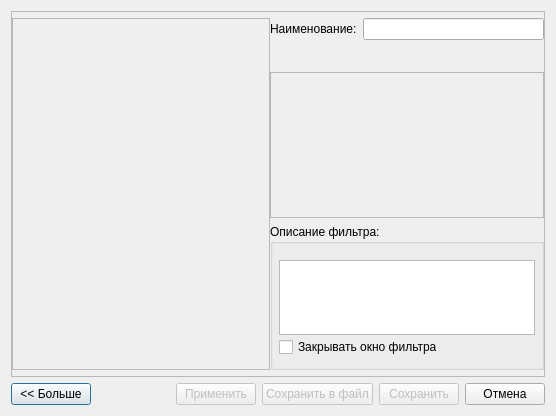
<?xml version="1.0" encoding="UTF-8"?>
<ui version="4.0">
 <class>FilterEditDialog</class>
 <widget class="QDialog" name="FilterEditDialog">
  <property name="geometry">
   <rect>
    <x>0</x>
    <y>0</y>
    <width>556</width>
    <height>416</height>
   </rect>
  </property>
  <property name="windowTitle">
   <string>Фильтр</string>
  </property>
  <layout class="QVBoxLayout" name="mainVerticalLayout">
   <item>
    <widget class="QScrollArea" name="scrollArea">
     <property name="widgetResizable">
      <bool>true</bool>
     </property>
     <widget class="QWidget" name="scrollAreaWidgetContents_2">
      <property name="geometry">
       <rect>
        <x>0</x>
        <y>0</y>
        <width>536</width>
        <height>365</height>
       </rect>
      </property>
      <layout class="QGridLayout" name="gridLayout">
       <property name="leftMargin">
        <number>0</number>
       </property>
       <property name="topMargin">
        <number>6</number>
       </property>
       <property name="rightMargin">
        <number>0</number>
       </property>
       <property name="bottomMargin">
        <number>6</number>
       </property>
       <property name="spacing">
        <number>0</number>
       </property>
       <item row="0" column="0">
        <layout class="QHBoxLayout" name="horizontalLayout_4">
         <item>
          <layout class="QVBoxLayout" name="verticalLayout_5">
           <item>
            <widget class="QScrollArea" name="imageScrollArea">
             <property name="horizontalScrollBarPolicy">
              <enum>Qt::ScrollBarAlwaysOff</enum>
             </property>
             <property name="widgetResizable">
              <bool>true</bool>
             </property>
             <widget class="QWidget" name="scrollAreaWidgetContents">
              <property name="geometry">
               <rect>
                <x>0</x>
                <y>0</y>
                <width>254</width>
                <height>347</height>
               </rect>
              </property>
              <layout class="QVBoxLayout" name="verticalLayout_3">
               <property name="margin">
                <number>0</number>
               </property>
               <item>
                <widget class="QWidget" name="imageListWidget" native="true">
                 <property name="sizePolicy">
                  <sizepolicy hsizetype="Preferred" vsizetype="Expanding">
                   <horstretch>0</horstretch>
                   <verstretch>0</verstretch>
                  </sizepolicy>
                 </property>
                 <layout class="QVBoxLayout" name="imageListWidgetLayout"/>
                </widget>
               </item>
              </layout>
             </widget>
            </widget>
           </item>
          </layout>
         </item>
         <item>
          <widget class="QWidget" name="paramWidget" native="true">
           <property name="sizePolicy">
            <sizepolicy hsizetype="Minimum" vsizetype="Expanding">
             <horstretch>0</horstretch>
             <verstretch>0</verstretch>
            </sizepolicy>
           </property>
           <layout class="QVBoxLayout" name="paramWidgetLayout">
            <property name="margin">
             <number>0</number>
            </property>
            <item>
             <layout class="QHBoxLayout" name="horizontalLayout_2">
              <item>
               <widget class="QLabel" name="nameL">
                <property name="text">
                 <string>Наименование:</string>
                </property>
               </widget>
              </item>
              <item>
               <widget class="QLineEdit" name="nameLE"/>
              </item>
             </layout>
            </item>
            <item>
             <layout class="QHBoxLayout" name="horizontalLayout_3">
              <item>
               <widget class="ICEGUI_NS::MaskViewWidget" name="backgroundMaskViewWidget" native="true">
                <property name="enabled">
                 <bool>true</bool>
                </property>
                <property name="sizePolicy">
                 <sizepolicy hsizetype="Expanding" vsizetype="Fixed">
                  <horstretch>0</horstretch>
                  <verstretch>20</verstretch>
                 </sizepolicy>
                </property>
               </widget>
              </item>
              <item>
               <spacer name="horizontalSpacer_2">
                <property name="orientation">
                 <enum>Qt::Horizontal</enum>
                </property>
                <property name="sizeHint" stdset="0">
                 <size>
                  <width>40</width>
                  <height>20</height>
                 </size>
                </property>
               </spacer>
              </item>
             </layout>
            </item>
            <item>
             <widget class="QFrame" name="mainFrame">
              <property name="sizePolicy">
               <sizepolicy hsizetype="Preferred" vsizetype="Expanding">
                <horstretch>0</horstretch>
                <verstretch>0</verstretch>
               </sizepolicy>
              </property>
              <property name="frameShape">
               <enum>QFrame::StyledPanel</enum>
              </property>
              <property name="frameShadow">
               <enum>QFrame::Raised</enum>
              </property>
              <layout class="QVBoxLayout" name="mainFrameLayout">
               <property name="spacing">
                <number>0</number>
               </property>
               <property name="margin">
                <number>0</number>
               </property>
              </layout>
             </widget>
            </item>
            <item>
             <widget class="QGroupBox" name="descriptionGroupBox">
              <property name="sizePolicy">
               <sizepolicy hsizetype="Preferred" vsizetype="Expanding">
                <horstretch>0</horstretch>
                <verstretch>0</verstretch>
               </sizepolicy>
              </property>
              <property name="title">
               <string>Описание фильтра:</string>
              </property>
              <layout class="QVBoxLayout" name="verticalLayout">
               <property name="margin">
                <number>6</number>
               </property>
               <item>
                <widget class="QTextEdit" name="descriptionTE">
                 <property name="sizePolicy">
                  <sizepolicy hsizetype="Expanding" vsizetype="Minimum">
                   <horstretch>0</horstretch>
                   <verstretch>75</verstretch>
                  </sizepolicy>
                 </property>
                 <property name="minimumSize">
                  <size>
                   <width>0</width>
                   <height>75</height>
                  </size>
                 </property>
                 <property name="maximumSize">
                  <size>
                   <width>16777215</width>
                   <height>60</height>
                  </size>
                 </property>
                 <property name="readOnly">
                  <bool>false</bool>
                 </property>
                </widget>
               </item>
               <item>
                <widget class="QCheckBox" name="closeChBox">
                 <property name="text">
                  <string>Закрывать окно фильтра</string>
                 </property>
                </widget>
               </item>
              </layout>
             </widget>
            </item>
           </layout>
          </widget>
         </item>
        </layout>
       </item>
      </layout>
     </widget>
    </widget>
   </item>
   <item>
    <layout class="QHBoxLayout" name="horizontalLayout">
     <item>
      <widget class="QPushButton" name="showImagePB">
       <property name="text">
        <string>&lt;&lt; Больше</string>
       </property>
       <property name="checkable">
        <bool>true</bool>
       </property>
      </widget>
     </item>
     <item>
      <spacer name="horizontalSpacer">
       <property name="orientation">
        <enum>Qt::Horizontal</enum>
       </property>
       <property name="sizeHint" stdset="0">
        <size>
         <width>40</width>
         <height>20</height>
        </size>
       </property>
      </spacer>
     </item>
     <item>
      <widget class="QPushButton" name="useFilterPB">
       <property name="enabled">
        <bool>false</bool>
       </property>
       <property name="text">
        <string>Применить</string>
       </property>
      </widget>
     </item>
     <item>
      <widget class="QPushButton" name="saveFilterToFilePB">
       <property name="enabled">
        <bool>false</bool>
       </property>
       <property name="text">
        <string>Сохранить в файл</string>
       </property>
      </widget>
     </item>
     <item>
      <widget class="QPushButton" name="saveFilterPB">
       <property name="enabled">
        <bool>false</bool>
       </property>
       <property name="text">
        <string>Сохранить</string>
       </property>
      </widget>
     </item>
     <item>
      <widget class="QPushButton" name="cancelPB">
       <property name="text">
        <string>Отмена</string>
       </property>
      </widget>
     </item>
    </layout>
   </item>
  </layout>
 </widget>
 <customwidgets>
  <customwidget>
   <class>ICEGUI_NS::MaskViewWidget</class>
   <extends>QWidget</extends>
   <header>maskviewwidget.h</header>
   <container>1</container>
  </customwidget>
 </customwidgets>
 <resources/>
 <connections>
  <connection>
   <sender>cancelPB</sender>
   <signal>clicked()</signal>
   <receiver>FilterEditDialog</receiver>
   <slot>close()</slot>
   <hints>
    <hint type="sourcelabel">
     <x>671</x>
     <y>398</y>
    </hint>
    <hint type="destinationlabel">
     <x>359</x>
     <y>209</y>
    </hint>
   </hints>
  </connection>
  <connection>
   <sender>nameLE</sender>
   <signal>textChanged(QString)</signal>
   <receiver>FilterEditDialog</receiver>
   <slot>nameLE_textChanged(QString)</slot>
   <hints>
    <hint type="sourcelabel">
     <x>471</x>
     <y>20</y>
    </hint>
    <hint type="destinationlabel">
     <x>288</x>
     <y>276</y>
    </hint>
   </hints>
  </connection>
  <connection>
   <sender>showImagePB</sender>
   <signal>clicked(bool)</signal>
   <receiver>FilterEditDialog</receiver>
   <slot>showImagePB_clicked(bool)</slot>
   <hints>
    <hint type="sourcelabel">
     <x>47</x>
     <y>532</y>
    </hint>
    <hint type="destinationlabel">
     <x>288</x>
     <y>276</y>
    </hint>
   </hints>
  </connection>
  <connection>
   <sender>useFilterPB</sender>
   <signal>clicked()</signal>
   <receiver>FilterEditDialog</receiver>
   <slot>useFilterPB_clicked()</slot>
   <hints>
    <hint type="sourcelabel">
     <x>368</x>
     <y>532</y>
    </hint>
    <hint type="destinationlabel">
     <x>288</x>
     <y>276</y>
    </hint>
   </hints>
  </connection>
  <connection>
   <sender>saveFilterPB</sender>
   <signal>clicked()</signal>
   <receiver>FilterEditDialog</receiver>
   <slot>saveFilterPB_clicked()</slot>
   <hints>
    <hint type="sourcelabel">
     <x>449</x>
     <y>532</y>
    </hint>
    <hint type="destinationlabel">
     <x>288</x>
     <y>276</y>
    </hint>
   </hints>
  </connection>
  <connection>
   <sender>saveFilterToFilePB</sender>
   <signal>clicked()</signal>
   <receiver>FilterEditDialog</receiver>
   <slot>saveFilterToFilePB_clicked()</slot>
   <hints>
    <hint type="sourcelabel">
     <x>355</x>
     <y>532</y>
    </hint>
    <hint type="destinationlabel">
     <x>288</x>
     <y>276</y>
    </hint>
   </hints>
  </connection>
 </connections>
 <slots>
  <slot>nameLE_textChanged(QString)</slot>
  <slot>showImagePB_clicked(bool)</slot>
  <slot>useFilterPB_clicked()</slot>
  <slot>saveFilterPB_clicked()</slot>
  <slot>saveFilterToFilePB_clicked()</slot>
 </slots>
</ui>
